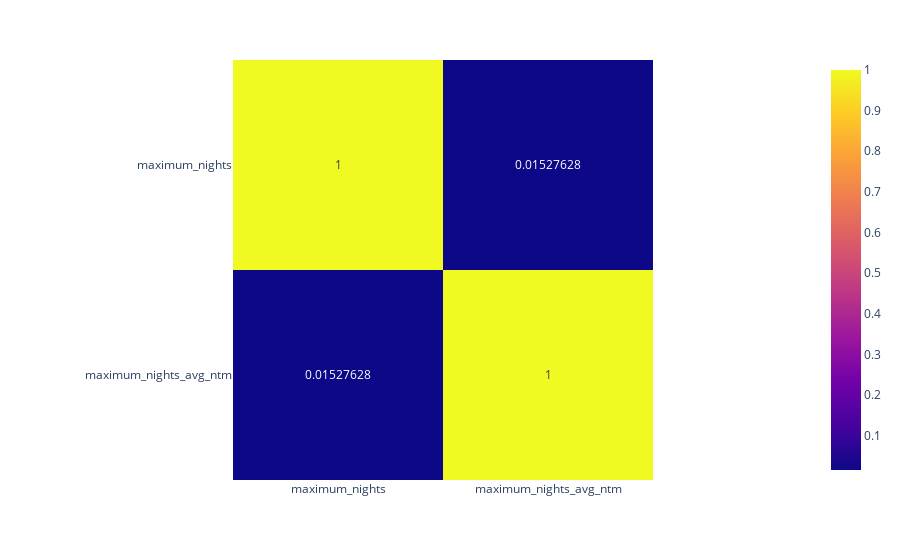

Notebook code for this chart:
### Markdown cell above
It appears there's something going on because of datatypes. Let's try to fix that up:

### Code cell
corrmat = df_listings[['maximum_nights', 'maximum_nights_avg_ntm']].astype('int').corr()

fig = px.imshow(corrmat, 
            text_auto=True
            );
fig.show()

### Figure 1 — Plotly figure (JSON) as saved in the notebook; plotly's stock layout.template omitted (floating-point values rounded to 4 significant figures)
{"data": [{"coloraxis": "coloraxis", "hovertemplate": "x: %{x}<br>y: %{y}<br>color: %{z}<extra></extra>", "name": "0", "texttemplate": "%{z}", "type": "heatmap", "x": ["maximum_nights", "maximum_nights_avg_ntm"], "xaxis": "x", "y": ["maximum_nights", "maximum_nights_avg_ntm"], "yaxis": "y", "z": [[1, 0.01528], [0.01528, 1]]}], "layout": {"coloraxis": {"colorscale": [[0, "#0d0887"], [0.1111, "#46039f"], [0.2222, "#7201a8"], [0.3333, "#9c179e"], [0.4444, "#bd3786"], [0.5556, "#d8576b"], [0.6667, "#ed7953"], [0.7778, "#fb9f3a"], [0.8889, "#fdca26"], [1, "#f0f921"]]}, "margin": {"t": 60}, "xaxis": {"anchor": "y", "constrain": "domain", "domain": [0, 1], "scaleanchor": "y"}, "yaxis": {"anchor": "x", "autorange": "reversed", "constrain": "domain", "domain": [0, 1]}}}
